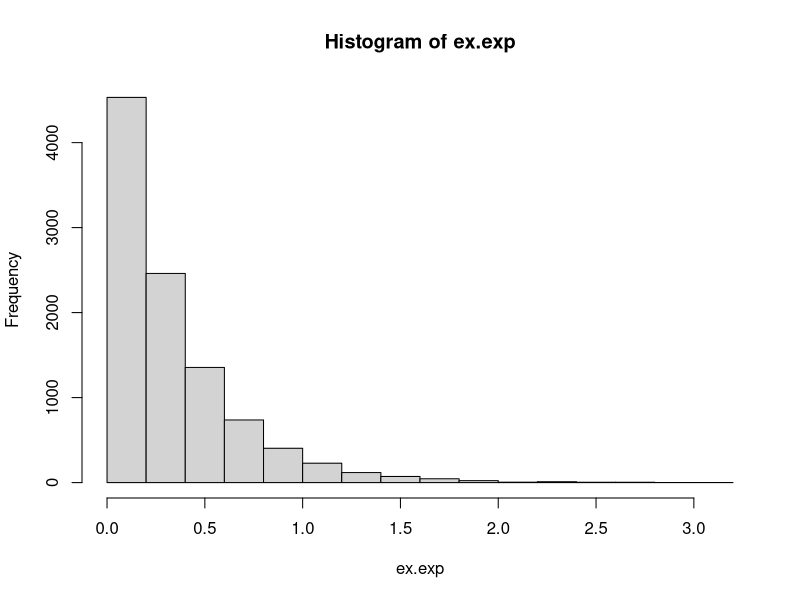
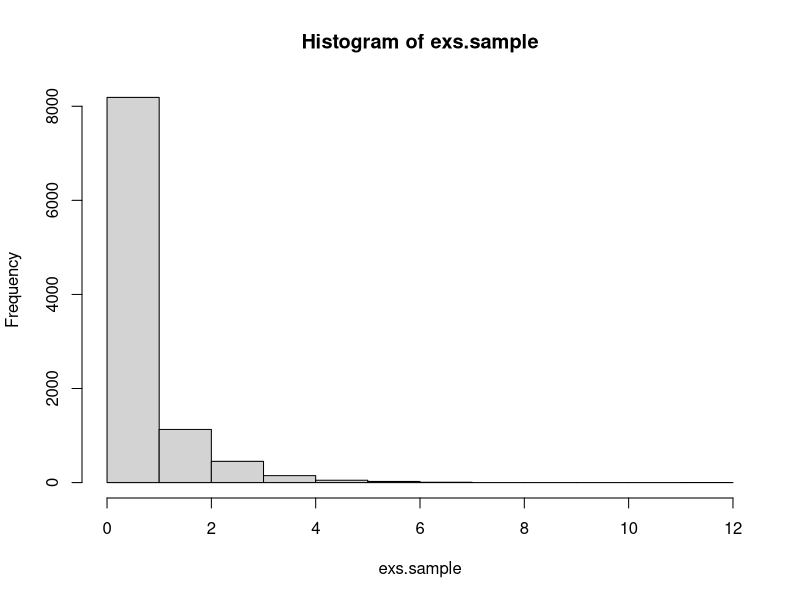
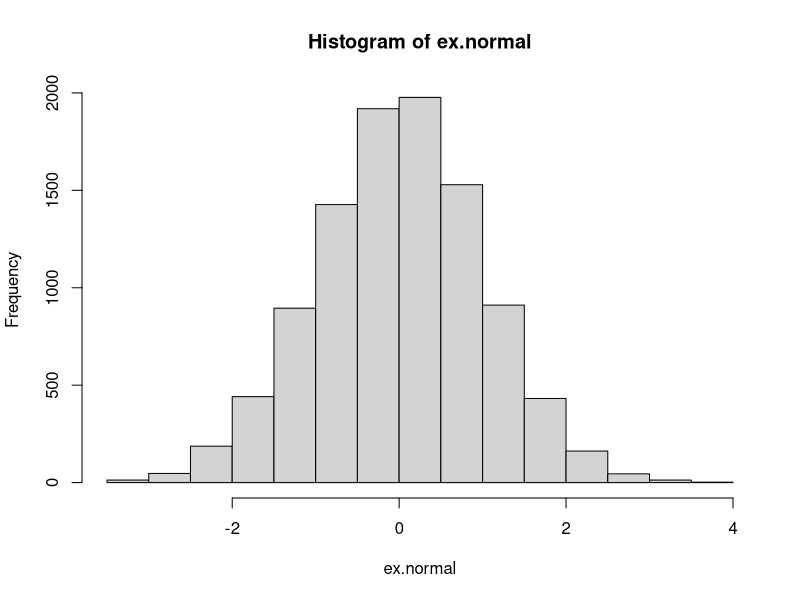
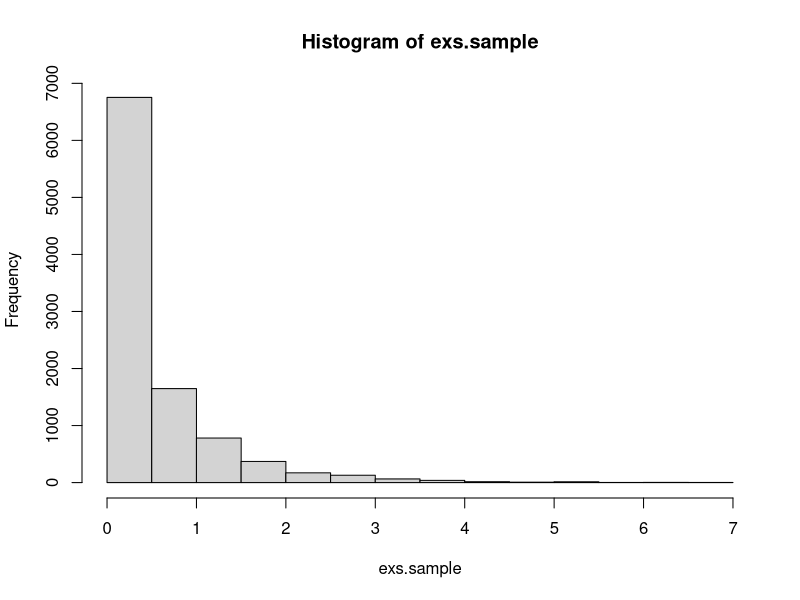
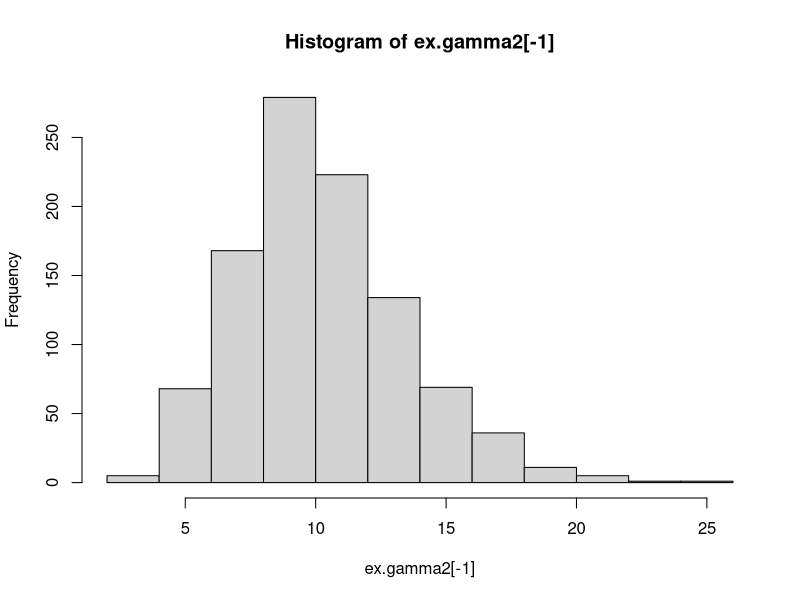
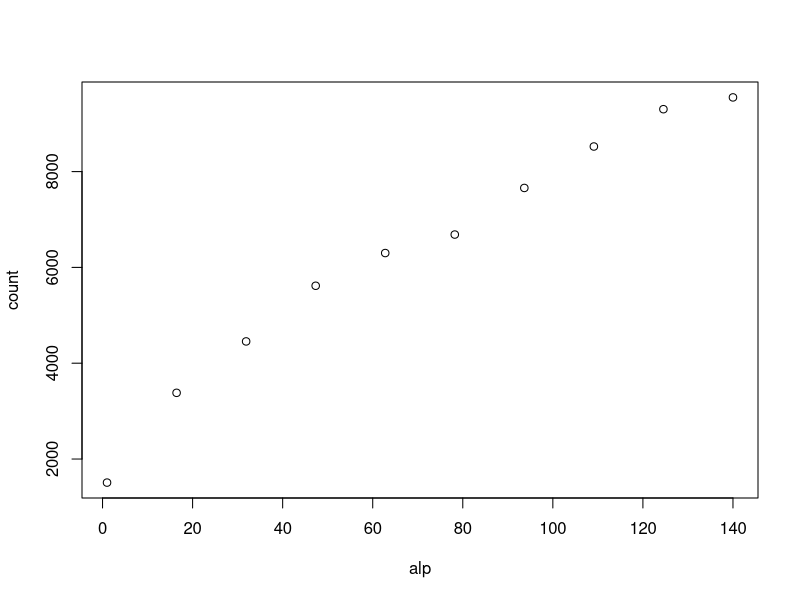
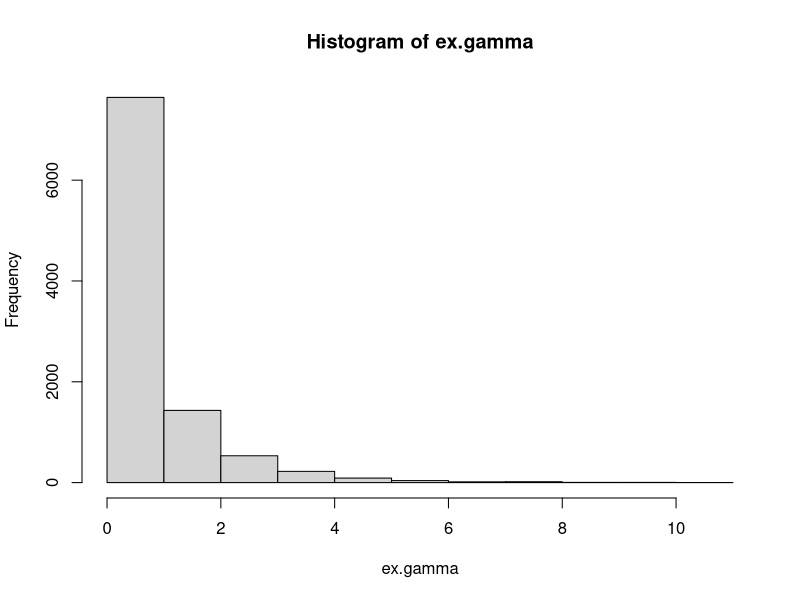
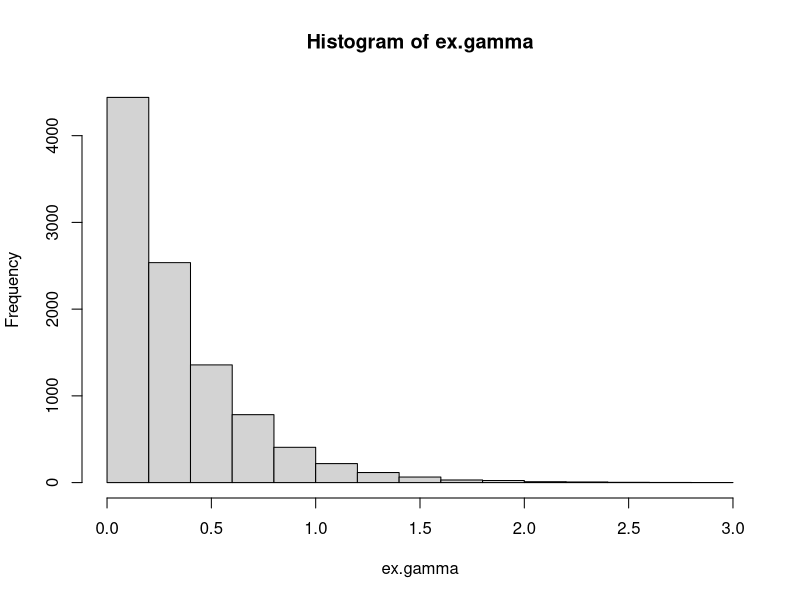

The R source for these figures, in order:
## ---- chunk 1
knitr::opts_chunk$set(echo = TRUE)
## ---- chunk 2
#This function returns a vector of n independent samples from the exponential distribution with rate parameter lam, generated from the inverse cumulative distribution. 
random.exp <- function(n,lam){
  return(-1/lam * log(runif(n)))
}

#Testing function
test.function <- function(n,func,arg,amean,avar){
  exs.sample=func(n,arg)
  cat("Empirical mean:", mean(exs.sample), "Analytical mean:",amean, "\n")
  cat("Empirical variance:", var(exs.sample), "Analytical variance:",avar,"\n")
  hist(exs.sample)
}

#Bruk funksjon eller ikke? 

lam <- 3
ex.exp <- random.exp(10000,lam)
cat("Empirical mean:", mean(ex.exp), "Analytical mean:",1/lam, "\n")
cat("Empirical variance:", var(ex.exp), "Analytical variance:",1/lam^2,"\n")
hist(ex.exp)

#test.function(10000,random.exp,lam,1/lam,1/lam^2)

## ---- chunk 3
#This function returns a vector of n independent samples from the g distribution with parameter a, generated from the inverse cumulative distribution. 

random.g <- function(n,a){
  c <- (a*exp(1)/(a+exp(1)))
  u <- runif(n)
  x <- rep(0,n)
  for (i in 1:n){
    if (u[i]<c/a){
      x[i] <- (a*u[i]/c)^(1/a)
    }
    else{
      x[i] <- (-log(1/a + exp(-1) - u[i]/c))
    }
  }
  return(x)
}

c <- function(a){
  return (a*exp(1)/(a+exp(1)))
}

#Testing funtion
a <- .6
c <- c(a)
amean <- c/(a+1)+2*c*exp(-1) #analytical mean
avar <- c*(1/(a+2)+ 5*exp(-1)) - amean^2 #analytical variance
test.function(10000,random.g,a,amean,avar)
## ---- chunk 4
#This function returns a vector of n independent samples from the standard normal distribution, generated from by the Box-Müller algorithm
random.norm <- function(n){
  x1 <- runif(n)*2*pi
  x2 <- random.exp(n,.5)
  return(sqrt(x2)*cos(x1))
}

#Testing function
ex.normal=random.norm(10000)
cat("Empirical mean:", mean(ex.normal), "Analytical mean:",0.0, "\n")
cat("Empirical variance:", var(ex.normal), "Analytical variance:",1.0,"\n")
hist(ex.normal)
## ---- chunk 5
#This function returns a sample from the d-variate normal distribution with mean mu and covariance S, transformed from standard normal samples. 
random.multinorm <- function(d,mu,S){
  x <- random.norm(d)
  A <- t(chol(S)) #want lower triangular
  return(mu + A%*%x)
}

#Testing function
d = 2
N = 10000
sigma <- cbind(c(2,1), c(1,2))
mu <- c(2,1)
multinormal.sample <- matrix(NA,N,d)
for (i in 1:N){
  multinormal.sample[i,] <- random.multinorm(d, mu, sigma)
}
colMeans(multinormal.sample)
var(multinormal.sample)
## ---- chunk 6
#Acceptance probability
accept_prob <- function(x,a){ 
  if (x<1)
      return (exp(-x))
    else 
      return (x^(a-1))
}
## ---- chunk 7
#This function returns a vector of n independent samples from the gamma distribution with 0<a<1, beta=1, generated by the Rejection sampling
random.gamma1 <- function(n,a){ 
  x=rep(0,n)
  for (i in 1:n){
    finish = 0
    while(finish==0){  
      # Sample from the proposal distribution, g(x) (x>=0)
      sample.x = random.g(1,a)
      # Compute the acceptance probability alpha
      alpha=accept_prob(sample.x,a)
      # Generate a helping variable U from a uniform(0,1)
      u = runif(1, 0, 1)
      # Check if we accept it
      if(u <= alpha){
        x[i]=sample.x
        finish=1
      }
    }
  }
  return (x)
}

#Testing function
alpha=0.5
test.function(10000,random.gamma1,alpha,alpha,alpha)
## ---- chunk 8
a <- function(alpha){ 
  return (sqrt((alpha-1)^(alpha-1)*exp(-alpha+1)))
}

b <- function(alpha){ #b+
  return (sqrt((alpha+1)^(alpha+1)*exp(-alpha-1)))
}

logf <- function(u,alpha){
  return (u*(alpha-1)-exp(u))
}

sample <- function(ab){
  u=runif(1,0,1)
  return (log(ab*u))
}
## ---- chunk 9
#This function returns a vector of n independent samples from the gamma distribution with a>1, beta=1, generated by the ratio of uniforms method on log-scale. 
random.gamma2 <- function(n,alpha){
  count=0 #count how many tries the algorithm needs to generate n realisations
  x=rep(0,n)
  a=sqrt((alpha-1)^(alpha-1)*exp(-alpha+1))
  b=sqrt((alpha+1)^(alpha+1)*exp(-alpha-1))
  for (i in 1:n){
    inside=FALSE
    while (inside==FALSE){
      y1=sample(a) 
      y2=sample(b)
      y=y2-y1
      inside=0.5*logf(y,alpha)>=y1 
      count=count+1
    }
    x[i] = y 
  }
  vec=c(count,exp(x)) #count + n realisations
}

#Testing function 
alpha=10 #FUNKER IKKE FOR ALPHA>140......
ex.gamma2=random.gamma2(1000,alpha)
cat("Empirical mean:",mean(ex.gamma2[-1]), "Analytical mean:",alpha, "\n")
cat("Empirical variance:", var(ex.gamma2[-1]), "Analytical variance:",alpha,"\n")
hist(ex.gamma2[-1])

#Generate a plot with values of alpha on the x-axis and the number of tries used on the y-axis. 
plot.count <- function(nsample, n){
  count=rep(0,n)
  alp=seq(1,140,length.out=n)
  for (i in 1:n){
    alpha=alp[i]
    c=random.gamma2(nsample,alpha)[1]
    count[i]=c
  }
  plot(alp,count)
}
plot.count(1000,10)
## ---- chunk 10
##This function returns a vector of n independent samples from the gamma distribution with parameters alpha and beta. 
random.gamma <- function(n, alpha, beta){
  if (alpha==1){
    x=random.exp(n,alpha)
  }
  else if (alpha<1){
    x=random.gamma1(n,alpha)
  }
  else {
    x=random.gamma2(n,alpha)[-1]
  }
  return (x/beta) #Transform from x-Ga(alpha,1) to x/beta-Ga(alpha,beta)
}

#Testing function 
test.gamma <- function(n,alpha, beta){
  ex.gamma=random.gamma(n,alpha,beta)
  amean=alpha/beta #analytical mean
  avar=alpha/beta^2 #analytical variance
  cat("Empirical mean:", mean(ex.gamma), "Analytical mean:",amean, "\n")
  cat("Empirical variance:", var(ex.gamma), "Analytical variance:",avar,"\n")
  hist(ex.gamma)
}

test.gamma(10000,alpha=0.5,beta=0.7)
test.gamma(10000,alpha=1,beta=3) 
test.gamma(10000,alpha=4,beta=10)
## ---- chunk 11
##This function generates one realisation from Dirichlet distribution with parameter vector alpha.
random.dirichlet <- function(alpha){#Har endret litt her. Ble det riktig? 
  K <- length(alpha)
  z <- rep(0,K)
  for (i in 1:K)
    z[i] <- random.gamma(1,alpha[i],1) #n,shape,rate
  v <- sum(z)
  return (z/v)
}

N_dir <- 1000
alpha <- c(.1, .5, .1, .3, .8)
K <- length(alpha)
dirichlet.sample <- matrix(1,N_dir,K)
for (i in 1:N_dir){
  dirichlet.sample[i,] <- random.dirichlet(alpha)
}

alphasum <- sum(alpha)
#Empirical mean
colMeans(dirichlet.sample)
#Analytical mean
alpha1 <- alpha/alphasum
alpha1
#Empirical variance
diag(var(dirichlet.sample))
#Analytical variance
alpha1*(1-alpha1)/(1+alphasum)
## ---- chunk 12
f <- function(theta){
  return ((2+theta)^125*(1-theta)^(18+20)*theta^34)
}

res = optimise(f, interval = c(0,1),maximum=TRUE) 
  
logf <- function(theta){
  return (log((2+theta)^125*(1-theta)^(18+20)*theta^34))
}

cf <- function(theta){
  return ((2+theta)^125*(1-theta)^(18+20)*theta^34) / f(15/394+sqrt(53809)/394)
}

theta_new_f <- function(theta){
  return (theta*new_f(theta))
}

new_f <- function(theta){
  return (((2+theta)^125*(1-theta)^(18+20)*theta^34)/as.numeric(integrate(f,0,1)[1]))
}
## ---- chunk 13
#This algorithm simulate from f(theta|y) using a uniform density as the proposal density, rejection sampling.
random.multinomial <- function(n){
  x.out <- rep(NA,n)
  rejections <- 0
  for (i in 1:n){
    finished <- FALSE
    c <- res$objective #f(15/394+sqrt(53809)/394)
    while(!finished){
      x <- runif(1) #sample from the proposal distribution, U(0,1)
      alpha <- f(x) / c #compute the acceptance probability alpha
      u <- runif(1) #generate a helping variable U from a uniform(0,1)
      if (u <= alpha){
        finished <- TRUE
      }
      else{
        rejections = rejections + 1
      }
    }
    x.out[i] <- x
  }
  cat(rejections,"rejections out of",(n+rejections),"trials.(",(rejections)/(n+rejections)*100, "% )")
  return (x.out)
}

test <- random.multinomial(10000)
mean(test)
var(test)
hist(test, prob=TRUE)
xlin <- seq(0,1,.01)
lines(new_f(xlin))
curve(new_f,0,1)


newc <- integrate(f, 0, 1)
integrate(theta_new_f,0,1)


importance_sampling <- function(n){ #mulig vi ikke kan bruke self-normalizing? 
  x <- random.multinomial(n)
  mu <- sum(x*(1-x)^4/f(x))/sum((1-x)^4/f(x))
  print(mu)
  mu1 <- sum(x*(1-x)^4)/sum((1-x)^4) #med f(x)=1 - prior istedenfor posterior?
  print(mu1)
  print(mean(x))
  return(mu1)
}

test2 <- importance_sampling(10000)
test2
